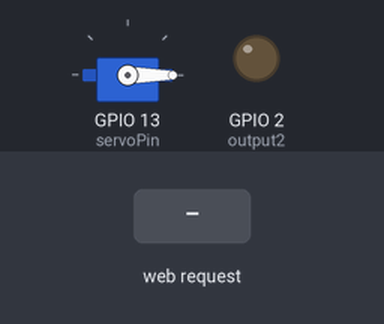
This program was run on a simulated ESP32. On the bench: servo, output pins drawn as LEDs (lit = HIGH). Inputs (shaded band) come from the test bench. What the program prints to the serial monitor is not drawn.

Above: at 1.2 s.
1.3 s: HTTP request GET /13/run received
At 2.07 s:
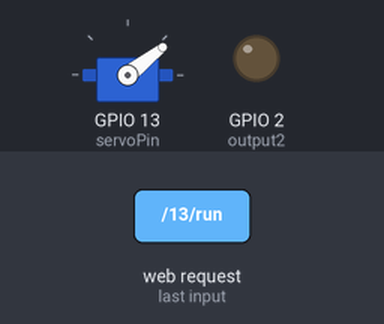
7.3 s: HTTP request GET /2/on received
At 9.2 s:
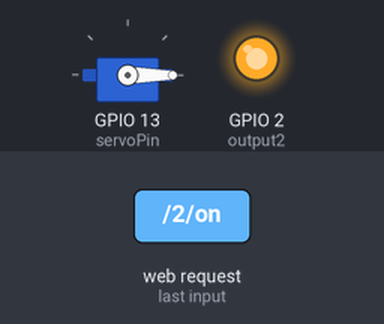
10.3 s: HTTP request GET /13/run received
At 11.07 s:
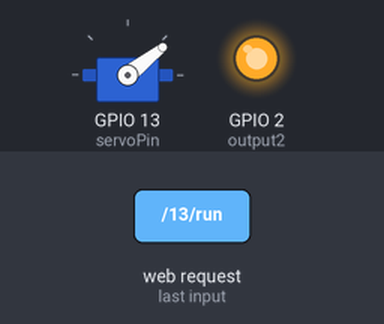
Timing chart, 0 to 19.0 s (numbered marks = the images above; inputs shaded):
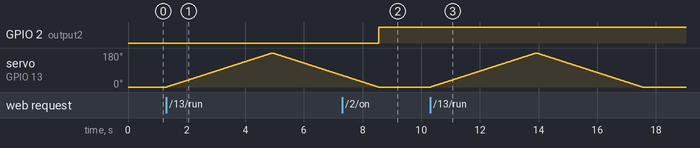

Measured:
- after the input at 1.3 s, servo on GPIO 13 (servoPin): rises from 0° to 180° in 3.6 s, then falls to 62° in 2.4 s
- after the input at 7.3 s, GPIO 2 (output2): LOW → HIGH after 1.2 s
- after the input at 10.3 s, servo on GPIO 13 (servoPin): rises from 0° to 180° in 3.6 s, then falls to 0° in 3.6 s

The program:

main.cpp
```cpp
/**
 * Ian McKee
 *
 */

// Load Wi-Fi library
#include <WiFi.h>
#include <ESP32Servo.h>

Servo servo1;  // create servo object to control a servo

// Replace with your network credentials
const char* ssid     = "Stop-The-Noisy-Door";
const char* password = "";

// Set web server port number to 80
WiFiServer server(80);

// Variable to store the HTTP request
String header;

// Auxiliar variables to store the current output state
String output2State = "off";

// Assign output variables to GPIO pins
const int servoPin = 13;
const int output2 = 2;

void setup() {
  Serial.begin(115200);
  // Initialize the output variables as outputs
  pinMode(output2, OUTPUT);
  // Set outputs to LOW
  digitalWrite(output2, LOW);
  servo1.attach(servoPin);
  servo1.write(0);

  // Connect to Wi-Fi network with SSID and password
  Serial.print("Setting AP (Access Point)…");
  // Remove the password parameter, if you want the AP (Access Point) to be open
  WiFi.softAP(ssid, password);

  IPAddress IP = WiFi.softAPIP();
  Serial.print("AP IP address: ");
  Serial.println(IP);

  server.begin();
}

void openDoorPls() {
  for(int posDegrees = 0; posDegrees <= 180; posDegrees++) {
    servo1.write(posDegrees);
    delay(20);
  }

  for(int posDegrees = 180; posDegrees >= 0; posDegrees--) {
    servo1.write(posDegrees);
    delay(20);
  }
}

void loop(){
  WiFiClient client = server.available();   // Listen for incoming clients

  if (client) {                             // If a new client connects,
    Serial.println("New Client.");          // print a message out in the serial port
    String currentLine = "";                // make a String to hold incoming data from the client
    while (client.connected()) {            // loop while the client's connected
      if (client.available()) {             // if there's bytes to read from the client,
        char c = client.read();             // read a byte, then
        Serial.write(c);                    // print it out the serial monitor
        header += c;
        if (c == '\n') {                    // if the byte is a newline character
          // if the current line is blank, you got two newline characters in a row.
          // that's the end of the client HTTP request, so send a response:
          if (currentLine.length() == 0) {
            // HTTP headers always start with a response code (e.g. HTTP/1.1 200 OK)
            // and a content-type so the client knows what's coming, then a blank line:
            client.println("HTTP/1.1 200 OK");
            client.println("Content-type:text/html");
            client.println("Connection: close");
            client.println();

            // turns the GPIOs on and off
            if (header.indexOf("GET /2/on") >= 0) {
              Serial.println("GPIO 2 on");
              output2State = "on";
              digitalWrite(output2, HIGH);
            } else if (header.indexOf("GET /2/off") >= 0) {
              Serial.println("GPIO 2 off");
              output2State = "off";
              digitalWrite(output2, LOW);
            } else if (header.indexOf("GET /13/run") >= 0) {
              openDoorPls();
            }

            // Display the HTML web page
            client.println("<!DOCTYPE html><html>");
            client.println("<head><meta name=\"viewport\" content=\"width=device-width, initial-scale=1\">");
            client.println("<link rel=\"icon\" href=\"data:,\">");
            // CSS to style the on/off buttons
            // Feel free to change the background-color and font-size attributes to fit your preferences
            client.println("<style>html { font-family: Helvetica; display: inline-block; margin: 0px auto; text-align: center;}");
            client.println(".button { background-color: #4CAF50; border: none; color: white; padding: 16px 40px;");
            client.println("text-decoration: none; font-size: 30px; margin: 2px; cursor: pointer;}");
            client.println(".button2 {background-color: #555555;}</style></head>");

            // Web Page Heading
            client.println("<body><h1>ESP32 Web Server</h1>");

            // Display current state, and ON/OFF buttons for GPIO 2
            client.println("<p>GPIO 2 - State " + output2State + "</p>");
            // If the output2State is off, it displays the ON button
            if (output2State=="off") {
              client.println("<p><a href=\"/2/on\"><button class=\"button\">ON</button></a></p>");
            } else {
              client.println("<p><a href=\"/2/off\"><button class=\"button button2\">OFF</button></a></p>");
            }
            // Opening the door for the noise
            client.println("<p>Loud Door?</p>");
            client.println("<p><a href=\"/13/run\"><button class=\"button\">Open the Door</button></a></p>");
            client.println("</body></html>");

            // The HTTP response ends with another blank line
            client.println();
            // Break out of the while loop
            break;
          } else { // if you got a newline, then clear currentLine
            currentLine = "";
          }
        } else if (c != '\r') {  // if you got anything else but a carriage return character,
          currentLine += c;      // add it to the end of the currentLine
        }
      }
    }
    // Clear the header variable
    header = "";
    // Close the connection
    client.stop();
    Serial.println("Client disconnected.");
    Serial.println("");
  }
}
```
